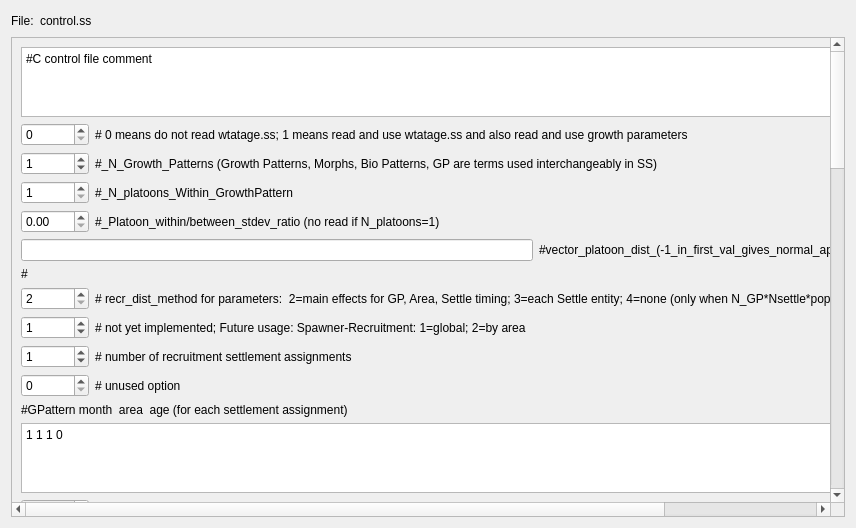
<?xml version="1.0" encoding="UTF-8"?>
<ui version="4.0">
 <class>controlWidget</class>
 <widget class="QWidget" name="controlWidget">
  <property name="geometry">
   <rect>
    <x>0</x>
    <y>0</y>
    <width>856</width>
    <height>528</height>
   </rect>
  </property>
  <property name="windowTitle">
   <string>Form</string>
  </property>
  <layout class="QVBoxLayout" name="verticalLayout">
   <item>
    <layout class="QHBoxLayout" name="horizontalLayout">
     <item>
      <widget class="QLabel" name="label_62">
       <property name="text">
        <string>File:</string>
       </property>
      </widget>
     </item>
     <item>
      <widget class="QLabel" name="label_61">
       <property name="text">
        <string>control.ss</string>
       </property>
      </widget>
     </item>
     <item>
      <spacer name="horizontalSpacer_3">
       <property name="orientation">
        <enum>Qt::Horizontal</enum>
       </property>
       <property name="sizeHint" stdset="0">
        <size>
         <width>40</width>
         <height>20</height>
        </size>
       </property>
      </spacer>
     </item>
    </layout>
   </item>
   <item>
    <widget class="QScrollArea" name="scrollArea">
     <property name="widgetResizable">
      <bool>true</bool>
     </property>
     <widget class="QWidget" name="scrollAreaWidgetContents">
      <property name="geometry">
       <rect>
        <x>0</x>
        <y>-1429</y>
        <width>1173</width>
        <height>1888</height>
       </rect>
      </property>
      <layout class="QGridLayout" name="gridLayout">
       <item row="60" column="1">
        <widget class="QLabel" name="label_58">
         <property name="text">
          <string>TextLabel</string>
         </property>
        </widget>
       </item>
       <item row="14" column="1" colspan="5">
        <widget class="QLabel" name="label_18">
         <property name="text">
          <string># first age that moves (real age at begin of season, not integer) also cond on do_migration&gt;0</string>
         </property>
        </widget>
       </item>
       <item row="9" column="1" colspan="5">
        <widget class="QLabel" name="label_9">
         <property name="text">
          <string># number of recruitment settlement assignments </string>
         </property>
        </widget>
       </item>
       <item row="40" column="1" colspan="3">
        <widget class="QLabel" name="label_40">
         <property name="text">
          <string>#_natM_type:_0=1Parm; 1=N_breakpoints;_2=Lorenzen;_3=agespecific;_4=agespec_withseasinterpolate;_5=BETA:_Maunder_link_to_maturity</string>
         </property>
        </widget>
       </item>
       <item row="36" column="0" colspan="4">
        <widget class="QLabel" name="label_38">
         <property name="text">
          <string>#_Prior_codes:  0=none; 6=normal; 1=symmetric beta; 2=CASAL's beta; 3=lognormal; 4=lognormal with biascorr; 5=gamma</string>
         </property>
        </widget>
       </item>
       <item row="46" column="0">
        <widget class="QDoubleSpinBox" name="doubleSpinBox_5">
         <property name="minimum">
          <double>-999.000000000000000</double>
         </property>
         <property name="maximum">
          <double>999.000000000000000</double>
         </property>
        </widget>
       </item>
       <item row="10" column="0">
        <widget class="QSpinBox" name="spinBox_7"/>
       </item>
       <item row="44" column="0">
        <widget class="QDoubleSpinBox" name="doubleSpinBox_3"/>
       </item>
       <item row="39" column="0" colspan="2">
        <widget class="QLabel" name="label_41">
         <property name="text">
          <string>#_NATMORT</string>
         </property>
        </widget>
       </item>
       <item row="48" column="0">
        <widget class="QLabel" name="label_48">
         <property name="text">
          <string>#</string>
         </property>
        </widget>
       </item>
       <item row="45" column="0">
        <widget class="QDoubleSpinBox" name="doubleSpinBox_4"/>
       </item>
       <item row="38" column="0" colspan="4">
        <widget class="QLabel" name="label_42">
         <property name="text">
          <string># setup for M, growth, wt-len, maturity, fecundity, (hermaphro), recr_distr, cohort_grow, (movement), (age error), (catch_mult), sex ratio </string>
         </property>
        </widget>
       </item>
       <item row="17" column="0" colspan="4">
        <widget class="QPlainTextEdit" name="plainTextEdit_3">
         <property name="plainText">
          <string>1 1 1 2 4 10</string>
         </property>
        </widget>
       </item>
       <item row="24" column="0">
        <widget class="QSpinBox" name="spinBox_11"/>
       </item>
       <item row="18" column="1" colspan="5">
        <widget class="QLabel" name="label_15">
         <property name="text">
          <string>#_Nblock_Patterns</string>
         </property>
        </widget>
       </item>
       <item row="43" column="0">
        <widget class="QSpinBox" name="spinBox_13"/>
       </item>
       <item row="27" column="0" colspan="6">
        <widget class="QLabel" name="label_20">
         <property name="text">
          <string># where: 0 = autogen time-varying parms of this category; 1 = read each time-varying parm line; 2 = read then autogen if parm min==-12345</string>
         </property>
        </widget>
       </item>
       <item row="53" column="1" colspan="2">
        <widget class="QLabel" name="label_44">
         <property name="text">
          <string>#_First_Mature_Age</string>
         </property>
        </widget>
       </item>
       <item row="24" column="1" colspan="5">
        <widget class="QLabel" name="label_23">
         <property name="text">
          <string>#_time-vary parm bound check (1=warn relative to base parm bounds; 3=no bound check); 
Also see env (3) and dev (5) options to constrain with base bounds</string>
         </property>
        </widget>
       </item>
       <item row="51" column="0">
        <widget class="QLabel" name="label_49">
         <property name="text">
          <string>#</string>
         </property>
        </widget>
       </item>
       <item row="6" column="0" colspan="6">
        <widget class="QLabel" name="label_6">
         <property name="text">
          <string>#</string>
         </property>
        </widget>
       </item>
       <item row="25" column="0">
        <widget class="QLabel" name="label_22">
         <property name="text">
          <string>#</string>
         </property>
        </widget>
       </item>
       <item row="2" column="0">
        <widget class="QSpinBox" name="spinBox_2">
         <property name="value">
          <number>1</number>
         </property>
        </widget>
       </item>
       <item row="8" column="0">
        <widget class="QSpinBox" name="spinBox_5">
         <property name="value">
          <number>1</number>
         </property>
        </widget>
       </item>
       <item row="32" column="0" colspan="4">
        <widget class="QLabel" name="label_30">
         <property name="text">
          <string>#_EnvLinks:  1: P(y)=P_base*exp(TVP*env(y));  2: P(y)=P_base+TVP*env(y);  3: P(y)=f(TVP,env_Zscore) w/ logit to stay in min-max;  4: P(y)=2.0/(1.0+exp(-TVP1*env(y) - TVP2))</string>
         </property>
        </widget>
       </item>
       <item row="45" column="1" colspan="3">
        <widget class="QLabel" name="label_34">
         <property name="text">
          <string>#_Growth_Age_for_L2 (999 to use as Linf)</string>
         </property>
        </widget>
       </item>
       <item row="62" column="1">
        <widget class="QLabel" name="label_56">
         <property name="text">
          <string>TextLabel</string>
         </property>
        </widget>
       </item>
       <item row="29" column="0" colspan="5">
        <widget class="QLabel" name="label_33">
         <property name="text">
          <string>#_Available timevary codes</string>
         </property>
        </widget>
       </item>
       <item row="8" column="1" colspan="5">
        <widget class="QLabel" name="label_8">
         <property name="text">
          <string># not yet implemented; Future usage: Spawner-Recruitment: 1=global; 2=by area</string>
         </property>
        </widget>
       </item>
       <item row="4" column="0">
        <widget class="QDoubleSpinBox" name="doubleSpinBox"/>
       </item>
       <item row="13" column="0">
        <widget class="QSpinBox" name="spinBox_8"/>
       </item>
       <item row="0" column="6">
        <spacer name="horizontalSpacer_2">
         <property name="orientation">
          <enum>Qt::Horizontal</enum>
         </property>
         <property name="sizeHint" stdset="0">
          <size>
           <width>40</width>
           <height>20</height>
          </size>
         </property>
        </spacer>
       </item>
       <item row="53" column="0">
        <widget class="QDoubleSpinBox" name="doubleSpinBox_7"/>
       </item>
       <item row="50" column="1" colspan="3">
        <widget class="QLabel" name="label_46">
         <property name="text">
          <string>#_CV_Growth_Pattern:  0 CV=f(LAA); 1 CV=F(A); 2 SD=F(LAA); 3 SD=F(A); 4 logSD=F(A)</string>
         </property>
        </widget>
       </item>
       <item row="7" column="1" colspan="5">
        <widget class="QLabel" name="label_7">
         <property name="text">
          <string># recr_dist_method for parameters:  2=main effects for GP, Area, Settle timing; 3=each Settle entity; 4=none (only when N_GP*Nsettle*pop==1)</string>
         </property>
        </widget>
       </item>
       <item row="1" column="1" colspan="5">
        <widget class="QLabel" name="label">
         <property name="text">
          <string># 0 means do not read wtatage.ss; 1 means read and use wtatage.ss and also read and use growth parameters</string>
         </property>
        </widget>
       </item>
       <item row="46" column="1" colspan="3">
        <widget class="QLabel" name="label_35">
         <property name="text">
          <string>#_exponential decay for growth above maxage (value should approx initial Z; -999 replicates 3.24; -998 to not allow growth above maxage)</string>
         </property>
        </widget>
       </item>
       <item row="31" column="0" colspan="4">
        <widget class="QLabel" name="label_31">
         <property name="text">
          <string>#_Block_trends: -1: trend bounded by base parm min-max and parms in transformed units (beware); -2: endtrend and infl_year direct values; -3: end and infl as fraction of base range</string>
         </property>
        </widget>
       </item>
       <item row="61" column="1">
        <widget class="QLabel" name="label_57">
         <property name="text">
          <string>TextLabel</string>
         </property>
        </widget>
       </item>
       <item row="25" column="3">
        <spacer name="horizontalSpacer_6">
         <property name="orientation">
          <enum>Qt::Horizontal</enum>
         </property>
         <property name="sizeHint" stdset="0">
          <size>
           <width>40</width>
           <height>20</height>
          </size>
         </property>
        </spacer>
       </item>
       <item row="15" column="0" colspan="6">
        <widget class="QLabel" name="label_17">
         <property name="text">
          <string># example move definition for seas=1, morph=1, source=1 dest=2, age1=4, age2=10</string>
         </property>
        </widget>
       </item>
       <item row="25" column="1">
        <spacer name="horizontalSpacer_4">
         <property name="orientation">
          <enum>Qt::Horizontal</enum>
         </property>
         <property name="sizeHint" stdset="0">
          <size>
           <width>40</width>
           <height>20</height>
          </size>
         </property>
        </spacer>
       </item>
       <item row="43" column="1" colspan="4">
        <widget class="QLabel" name="label_37">
         <property name="text">
          <string># GrowthModel: 1=vonBert with L1&amp;L2; 2=Richards with L1&amp;L2; 3=age_specific_K_incr; 4=age_specific_K_decr; 5=age_specific_K_each; 6=NA; 7=NA; 8=growth cessation</string>
         </property>
        </widget>
       </item>
       <item row="14" column="0">
        <widget class="QDoubleSpinBox" name="doubleSpinBox_2"/>
       </item>
       <item row="47" column="1" colspan="3">
        <widget class="QLabel" name="label_47">
         <property name="text">
          <string>#_placeholder for future growth feature</string>
         </property>
        </widget>
       </item>
       <item row="47" column="0">
        <widget class="QSpinBox" name="spinBox_14"/>
       </item>
       <item row="55" column="1" colspan="3">
        <widget class="QLabel" name="label_53">
         <property name="text">
          <string>#_hermaphroditism option:  0=none; 1=female-to-male age-specific fxn; -1=male-to-female age-specific fxn</string>
         </property>
        </widget>
       </item>
       <item row="19" column="1" colspan="5">
        <widget class="QLabel" name="label_14">
         <property name="text">
          <string>#_blocks_per_pattern </string>
         </property>
        </widget>
       </item>
       <item row="49" column="0">
        <widget class="QDoubleSpinBox" name="doubleSpinBox_6"/>
       </item>
       <item row="12" column="0" colspan="4">
        <widget class="QPlainTextEdit" name="plainTextEdit_2">
         <property name="plainText">
          <string>1 1 1 0</string>
         </property>
        </widget>
       </item>
       <item row="34" column="0" colspan="4">
        <widget class="QLabel" name="label_28">
         <property name="text">
          <string>#_DevLinks(more):  21-25 keep last dev for rest of years</string>
         </property>
        </widget>
       </item>
       <item row="3" column="1" colspan="5">
        <widget class="QLabel" name="label_3">
         <property name="text">
          <string>#_N_platoons_Within_GrowthPattern </string>
         </property>
        </widget>
       </item>
       <item row="41" column="1" colspan="3">
        <widget class="QLabel" name="label_39">
         <property name="text">
          <string>#_no additional input for selected M option; read 1P per morph</string>
         </property>
        </widget>
       </item>
       <item row="33" column="0" colspan="4">
        <widget class="QLabel" name="label_29">
         <property name="text">
          <string>#_DevLinks:  1: P(y)*=exp(dev(y)*dev_se;  2: P(y)+=dev(y)*dev_se;  3: random walk;  4: zero-reverting random walk with rho;  5: like 4 with logit transform to stay in base min-max</string>
         </property>
        </widget>
       </item>
       <item row="3" column="0">
        <widget class="QSpinBox" name="spinBox_3">
         <property name="minimum">
          <number>1</number>
         </property>
         <property name="value">
          <number>1</number>
         </property>
        </widget>
       </item>
       <item row="54" column="0">
        <widget class="QSpinBox" name="spinBox_17"/>
       </item>
       <item row="57" column="1">
        <widget class="QLabel" name="label_51">
         <property name="text">
          <string>TextLabel</string>
         </property>
        </widget>
       </item>
       <item row="5" column="0" colspan="3">
        <widget class="QLineEdit" name="lineEdit"/>
       </item>
       <item row="35" column="0">
        <widget class="QLabel" name="label_27">
         <property name="text">
          <string>#</string>
         </property>
        </widget>
       </item>
       <item row="0" column="0" colspan="4">
        <widget class="QPlainTextEdit" name="plainTextEdit">
         <property name="plainText">
          <string>#C control file comment</string>
         </property>
        </widget>
       </item>
       <item row="2" column="1" colspan="5">
        <widget class="QLabel" name="label_2">
         <property name="text">
          <string>#_N_Growth_Patterns (Growth Patterns, Morphs, Bio Patterns, GP are terms used interchangeably in SS)</string>
         </property>
        </widget>
       </item>
       <item row="55" column="0">
        <widget class="QSpinBox" name="spinBox_18"/>
       </item>
       <item row="26" column="2" colspan="4">
        <widget class="QLabel" name="label_21">
         <property name="text">
          <string># autogen: 1st element for biology, 2nd for SR, 3rd for Q, 4th reserved, 5th for selex</string>
         </property>
        </widget>
       </item>
       <item row="13" column="1" colspan="5">
        <widget class="QLabel" name="label_12">
         <property name="text">
          <string># N_movement_definitions goes here if Nareas &gt; 1</string>
         </property>
        </widget>
       </item>
       <item row="44" column="1" colspan="3">
        <widget class="QLabel" name="label_36">
         <property name="text">
          <string>#_Age(post-settlement)_for_L1;linear growth below this</string>
         </property>
        </widget>
       </item>
       <item row="63" column="1">
        <widget class="QLabel" name="label_50">
         <property name="text">
          <string>TextLabel</string>
         </property>
        </widget>
       </item>
       <item row="22" column="0" colspan="6">
        <widget class="QLabel" name="label_25">
         <property name="text">
          <string>#</string>
         </property>
        </widget>
       </item>
       <item row="25" column="2">
        <spacer name="horizontalSpacer_5">
         <property name="orientation">
          <enum>Qt::Horizontal</enum>
         </property>
         <property name="sizeHint" stdset="0">
          <size>
           <width>40</width>
           <height>20</height>
          </size>
         </property>
        </spacer>
       </item>
       <item row="5" column="3">
        <widget class="QLabel" name="label_5">
         <property name="text">
          <string>#vector_platoon_dist_(-1_in_first_val_gives_normal_approx)  (no read if N_platoons=1)</string>
         </property>
        </widget>
       </item>
       <item row="23" column="0" colspan="6">
        <widget class="QLabel" name="label_24">
         <property name="text">
          <string># controls for all timevary parameters</string>
         </property>
        </widget>
       </item>
       <item row="11" column="0" colspan="6">
        <widget class="QLabel" name="label_11">
         <property name="text">
          <string>#GPattern month  area  age (for each settlement assignment)</string>
         </property>
        </widget>
       </item>
       <item row="37" column="0" colspan="2">
        <widget class="QLabel" name="label_43">
         <property name="text">
          <string>#</string>
         </property>
        </widget>
       </item>
       <item row="21" column="0" colspan="4">
        <widget class="QLineEdit" name="lineEdit_2"/>
       </item>
       <item row="28" column="0" colspan="6">
        <widget class="QLabel" name="label_19">
         <property name="text">
          <string>#</string>
         </property>
        </widget>
       </item>
       <item row="40" column="0">
        <widget class="QSpinBox" name="spinBox_12"/>
       </item>
       <item row="19" column="0">
        <widget class="QSpinBox" name="spinBox_10"/>
       </item>
       <item row="9" column="0">
        <widget class="QSpinBox" name="spinBox_6">
         <property name="value">
          <number>1</number>
         </property>
        </widget>
       </item>
       <item row="4" column="1" colspan="5">
        <widget class="QLabel" name="label_4">
         <property name="text">
          <string>#_Platoon_within/between_stdev_ratio (no read if N_platoons=1)</string>
         </property>
        </widget>
       </item>
       <item row="42" column="0" colspan="2">
        <widget class="QLabel" name="label_26">
         <property name="text">
          <string>#</string>
         </property>
        </widget>
       </item>
       <item row="49" column="1" colspan="3">
        <widget class="QLabel" name="label_45">
         <property name="text">
          <string>#_SD_add_to_LAA (set to 0.1 for SS2 V1.x compatibility)</string>
         </property>
        </widget>
       </item>
       <item row="10" column="1" colspan="5">
        <widget class="QLabel" name="label_10">
         <property name="text">
          <string># unused option</string>
         </property>
        </widget>
       </item>
       <item row="54" column="1" colspan="3">
        <widget class="QLabel" name="label_54">
         <property name="text">
          <string>#_fecundity option:(1)eggs=Wt*(a+b*Wt);(2)eggs=a*L^b;(3)eggs=a*Wt^b; (4)eggs=a+b*L; (5)eggs=a+b*W</string>
         </property>
        </widget>
       </item>
       <item row="20" column="0" colspan="6">
        <widget class="QLabel" name="label_13">
         <property name="text">
          <string># begin and end years of blocks</string>
         </property>
        </widget>
       </item>
       <item row="26" column="0" colspan="2">
        <widget class="QLineEdit" name="lineEdit_3"/>
       </item>
       <item row="30" column="0" colspan="5">
        <widget class="QLabel" name="label_32">
         <property name="text">
          <string>#_Block types: 0: P_block=P_base*exp(TVP); 1: P_block=P_base+TVP; 2: P_block=TVP; 3: P_block=P_block(-1) + TVP</string>
         </property>
        </widget>
       </item>
       <item row="7" column="0">
        <widget class="QSpinBox" name="spinBox_4">
         <property name="minimum">
          <number>2</number>
         </property>
         <property name="maximum">
          <number>4</number>
         </property>
         <property name="value">
          <number>2</number>
         </property>
        </widget>
       </item>
       <item row="50" column="0">
        <widget class="QSpinBox" name="spinBox_15"/>
       </item>
       <item row="26" column="6">
        <spacer name="horizontalSpacer">
         <property name="orientation">
          <enum>Qt::Horizontal</enum>
         </property>
         <property name="sizeHint" stdset="0">
          <size>
           <width>40</width>
           <height>20</height>
          </size>
         </property>
        </spacer>
       </item>
       <item row="16" column="0" colspan="6">
        <widget class="QLabel" name="label_16">
         <property name="text">
          <string># Seas morph source dest age1 age2</string>
         </property>
        </widget>
       </item>
       <item row="1" column="0">
        <widget class="QSpinBox" name="spinBox"/>
       </item>
       <item row="18" column="0">
        <widget class="QSpinBox" name="spinBox_9"/>
       </item>
       <item row="59" column="1">
        <widget class="QLabel" name="label_59">
         <property name="text">
          <string>TextLabel</string>
         </property>
        </widget>
       </item>
       <item row="58" column="1">
        <widget class="QLabel" name="label_60">
         <property name="text">
          <string>TextLabel</string>
         </property>
        </widget>
       </item>
       <item row="56" column="1" colspan="3">
        <widget class="QLabel" name="label_52">
         <property name="text">
          <string>#_parameter_offset_approach for M, G, CV_G:  1- direct, no offset**; 2- male=fem_parm*exp(male_parm); 3: male=female*exp(parm) then old=young*exp(parm)</string>
         </property>
        </widget>
       </item>
       <item row="56" column="0">
        <widget class="QSpinBox" name="spinBox_19"/>
       </item>
       <item row="57" column="0">
        <widget class="QSpinBox" name="spinBox_16"/>
       </item>
       <item row="52" column="2" colspan="2">
        <widget class="QLabel" name="label_55">
         <property name="text">
          <string>#_maturity_option</string>
         </property>
        </widget>
       </item>
       <item row="52" column="0" colspan="2">
        <widget class="QComboBox" name="comboBox">
         <item>
          <property name="text">
           <string>1 = length logistic</string>
          </property>
         </item>
         <item>
          <property name="text">
           <string>2 = age logistic</string>
          </property>
         </item>
         <item>
          <property name="text">
           <string>3 = read age-maturity matrix by growth pattern</string>
          </property>
         </item>
         <item>
          <property name="text">
           <string>4 = read age-fecundity</string>
          </property>
         </item>
         <item>
          <property name="text">
           <string>5 = disabled (not allowed)</string>
          </property>
         </item>
         <item>
          <property name="text">
           <string>6 = read length-maturity </string>
          </property>
         </item>
        </widget>
       </item>
      </layout>
     </widget>
    </widget>
   </item>
  </layout>
 </widget>
 <resources/>
 <connections/>
</ui>
